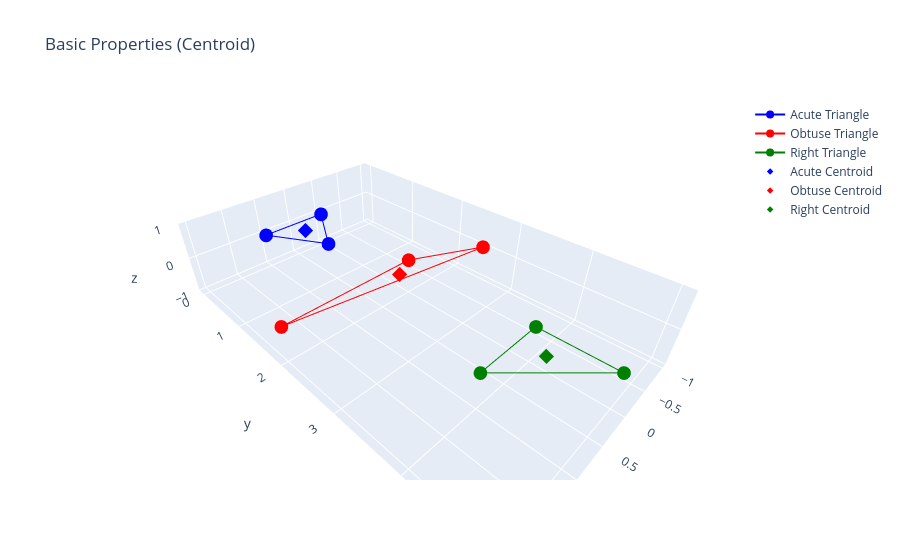

Source (notebook cell):
### Markdown cell above
## Basic Properties\nArea, Normals, Centroids, and AABBs.

### Code cell
print("--- Basic Properties ---")
for name, tri in triangles.items():
    print(f"[{name}] Area: {tri.compute_area():.4f}")
    print(f"[{name}] Normal: {tri.compute_normal().tolist()}")
    print(f"[{name}] Centroid: {tri.compute_centroid().tolist()}")
    aabb_min, aabb_max = tri.compute_aabb()
    print(f"[{name}] AABB: min={aabb_min.tolist()}, max={aabb_max.tolist()}\n")

fig = create_base_fig()
for name, tri in triangles.items():
    c = tri.compute_centroid().numpy()
    fig.add_trace(go.Scatter3d(
        x=[c[0]], y=[c[1]], z=[c[2]],
        mode='markers', marker=dict(size=5, color=colors[name], symbol='diamond'),
        name=f'{name} Centroid'
    ))
fig.update_layout(scene=dict(aspectmode='data'), title="Basic Properties (Centroid)")
fig.show()

### Figure 1 — Plotly figure (JSON) as saved in the notebook; plotly's stock layout.template omitted (floating-point values rounded to 4 significant figures)
{"data": [{"line": {"color": "blue"}, "marker": {"color": "blue"}, "mode": "lines+markers", "name": "Acute Triangle", "type": "scatter3d", "x": [0.0, 1.0, 0.5, 0.0], "y": [0.0, 0.0, 0.866, 0.0], "z": [0.0, 0.0, 0.0, 0.0]}, {"line": {"color": "red"}, "marker": {"color": "red"}, "mode": "lines+markers", "name": "Obtuse Triangle", "type": "scatter3d", "x": [0.0, 2.0, -1.0, 0.0], "y": [2.0, 2.0, 2.5, 2.0], "z": [0.0, 0.0, 0.0, 0.0]}, {"line": {"color": "green"}, "marker": {"color": "green"}, "mode": "lines+markers", "name": "Right Triangle", "type": "scatter3d", "x": [0.0, 1.0, 0.0, 0.0], "y": [4.0, 4.0, 5.0, 4.0], "z": [0.0, 0.0, 0.0, 0.0]}, {"marker": {"color": "blue", "size": 5, "symbol": "diamond"}, "mode": "markers", "name": "Acute Centroid", "type": "scatter3d", "x": [0.5], "y": [0.2887], "z": [0]}, {"marker": {"color": "red", "size": 5, "symbol": "diamond"}, "mode": "markers", "name": "Obtuse Centroid", "type": "scatter3d", "x": [0.3333], "y": [2.167], "z": [0]}, {"marker": {"color": "green", "size": 5, "symbol": "diamond"}, "mode": "markers", "name": "Right Centroid", "type": "scatter3d", "x": [0.3333], "y": [4.333], "z": [0]}], "layout": {"scene": {"aspectmode": "data"}, "title": {"text": "Basic Properties (Centroid)"}}}
